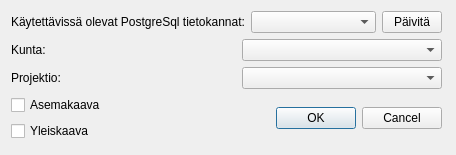
<?xml version="1.0" encoding="UTF-8"?>
<ui version="4.0">
 <class>SchemaCreatorDialogBase</class>
 <widget class="QDialog" name="SchemaCreatorDialogBase">
  <property name="geometry">
   <rect>
    <x>0</x>
    <y>0</y>
    <width>456</width>
    <height>155</height>
   </rect>
  </property>
  <property name="windowTitle">
   <string>Luo uusi työtila</string>
  </property>
  <widget class="QWidget" name="">
   <property name="geometry">
    <rect>
     <x>11</x>
     <y>11</y>
     <width>431</width>
     <height>133</height>
    </rect>
   </property>
   <layout class="QVBoxLayout" name="verticalLayout">
    <item>
     <layout class="QHBoxLayout" name="horizontalLayout">
      <item>
       <widget class="QLabel" name="label">
        <property name="text">
         <string>Käytettävissä olevat PostgreSql tietokannat:</string>
        </property>
       </widget>
      </item>
      <item>
       <widget class="QComboBox" name="dbComboBox">
        <property name="maximumSize">
         <size>
          <width>134</width>
          <height>16777215</height>
         </size>
        </property>
       </widget>
      </item>
      <item>
       <widget class="QPushButton" name="refreshPushButton">
        <property name="maximumSize">
         <size>
          <width>60</width>
          <height>16777215</height>
         </size>
        </property>
        <property name="text">
         <string>Päivitä</string>
        </property>
       </widget>
      </item>
     </layout>
    </item>
    <item>
     <layout class="QHBoxLayout" name="horizontalLayout_3">
      <item>
       <widget class="QLabel" name="label_2">
        <property name="text">
         <string>Kunta:</string>
        </property>
       </widget>
      </item>
      <item>
       <widget class="QComboBox" name="landAdminAuthComboBox">
        <property name="sizePolicy">
         <sizepolicy hsizetype="Preferred" vsizetype="Fixed">
          <horstretch>1</horstretch>
          <verstretch>0</verstretch>
         </sizepolicy>
        </property>
        <property name="maximumSize">
         <size>
          <width>200</width>
          <height>16777215</height>
         </size>
        </property>
       </widget>
      </item>
     </layout>
    </item>
    <item>
     <layout class="QHBoxLayout" name="horizontalLayout_2">
      <item>
       <widget class="QLabel" name="label_3">
        <property name="text">
         <string>Projektio:</string>
        </property>
       </widget>
      </item>
      <item>
       <widget class="QComboBox" name="projComboBox">
        <property name="sizePolicy">
         <sizepolicy hsizetype="Preferred" vsizetype="Fixed">
          <horstretch>1</horstretch>
          <verstretch>0</verstretch>
         </sizepolicy>
        </property>
        <property name="maximumSize">
         <size>
          <width>200</width>
          <height>16777215</height>
         </size>
        </property>
       </widget>
      </item>
     </layout>
    </item>
    <item>
     <layout class="QHBoxLayout" name="horizontalLayout_4">
      <item>
       <layout class="QVBoxLayout" name="verticalLayout_2">
        <item>
         <widget class="QCheckBox" name="detailedPlanCheckBox">
          <property name="text">
           <string>Asemakaava</string>
          </property>
         </widget>
        </item>
        <item>
         <widget class="QCheckBox" name="masterPlanCheckBox">
          <property name="text">
           <string>Yleiskaava</string>
          </property>
         </widget>
        </item>
       </layout>
      </item>
      <item>
       <widget class="QDialogButtonBox" name="button_box">
        <property name="orientation">
         <enum>Qt::Horizontal</enum>
        </property>
        <property name="standardButtons">
         <set>QDialogButtonBox::Cancel|QDialogButtonBox::Ok</set>
        </property>
       </widget>
      </item>
     </layout>
    </item>
   </layout>
  </widget>
 </widget>
 <resources/>
 <connections>
  <connection>
   <sender>button_box</sender>
   <signal>accepted()</signal>
   <receiver>SchemaCreatorDialogBase</receiver>
   <slot>accept()</slot>
   <hints>
    <hint type="sourcelabel">
     <x>20</x>
     <y>20</y>
    </hint>
    <hint type="destinationlabel">
     <x>20</x>
     <y>20</y>
    </hint>
   </hints>
  </connection>
  <connection>
   <sender>button_box</sender>
   <signal>rejected()</signal>
   <receiver>SchemaCreatorDialogBase</receiver>
   <slot>reject()</slot>
   <hints>
    <hint type="sourcelabel">
     <x>20</x>
     <y>20</y>
    </hint>
    <hint type="destinationlabel">
     <x>20</x>
     <y>20</y>
    </hint>
   </hints>
  </connection>
 </connections>
</ui>
